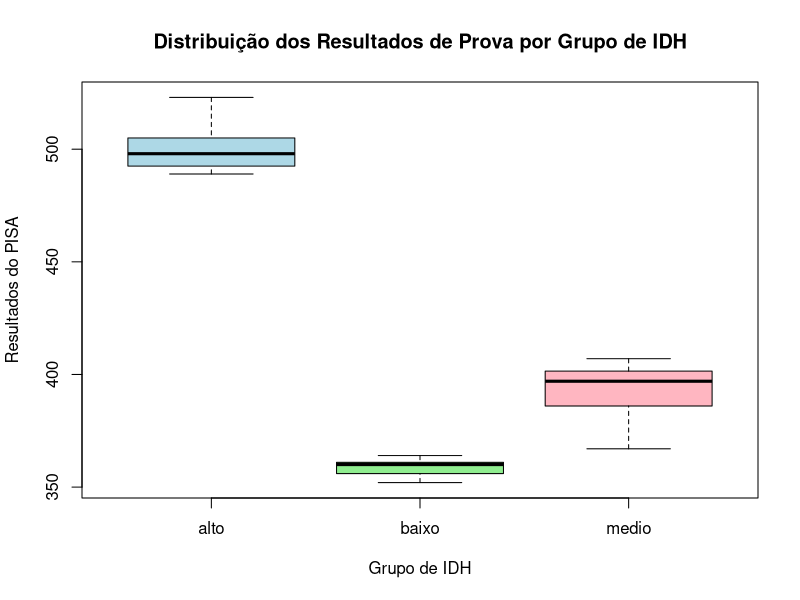

R code for this plot:
# Dados
IDH_alto <- c(494, 506, 504, 489, 498, 523, 491)
IDH_medio <- c(401, 397, 402, 396, 407, 367, 376)
IDH_baixo <- c(356, 360, 364, 360, 361, 352)

# Criar um dataframe com os dados
dados <- data.frame(
  valor = c(IDH_alto, IDH_medio, IDH_baixo),
  grupo = factor(rep(c("alto", "medio", "baixo"), times = c(length(IDH_alto), length(IDH_medio), length(IDH_baixo))))
)

# Teste de normalidade de Shapiro-Wilk para cada grupo
shapiro_result <- by(dados$valor, dados$grupo, shapiro.test)
print("Resultados do Teste de Shapiro-Wilk:")
print(shapiro_result)

# Teste de homogeneidade de variância de Levene (usando a função native)
# Calcula a variância de cada grupo e compara
variancia_alto <- var(IDH_alto)
variancia_medio <- var(IDH_medio)
variancia_baixo <- var(IDH_baixo)

print("Variâncias dos grupos:")
print(c(variancia_alto, variancia_medio, variancia_baixo))

# Realizar a ANOVA
resultado_anova <- aov(valor ~ grupo, data = dados)
print("Resumo da ANOVA:")
summary(resultado_anova)

# Realizar o teste de Tukey para comparações múltiplas
resultado_tukey <- TukeyHSD(resultado_anova)

print("Resultados do teste de Tukey:")
print(resultado_tukey)

# Gráfico de boxplot (usando funções básicas do R)
boxplot(valor ~ grupo, data = dados,
        main = "Distribuição dos Resultados de Prova por Grupo de IDH",
        xlab = "Grupo de IDH",
        ylab = "Resultados do PISA",
        col = c("lightblue", "lightgreen", "lightpink"))
